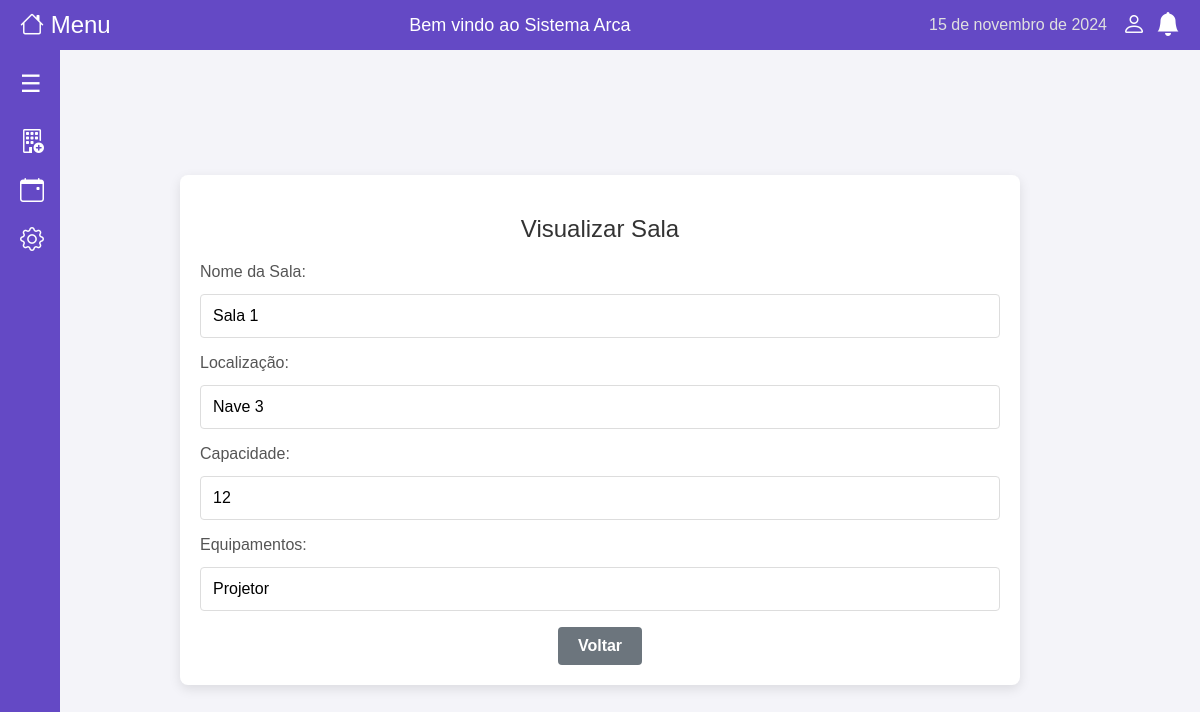
The page /salas/visualizar/1 (signed in) on the database as committed earlier.
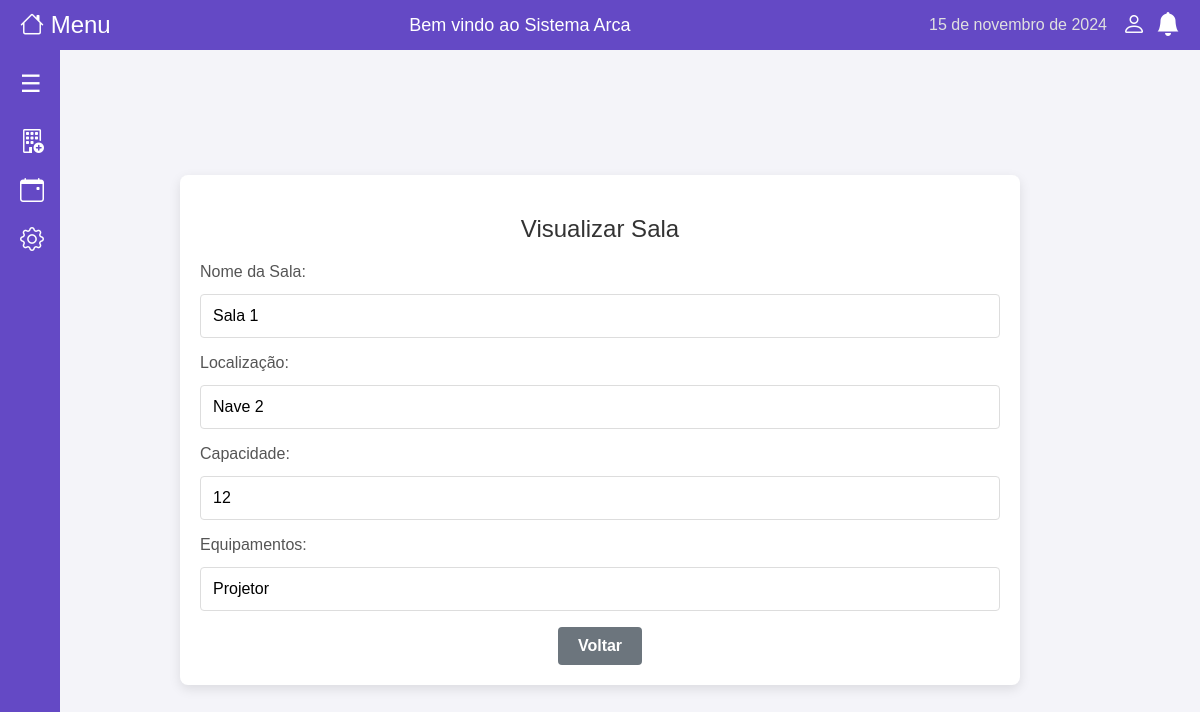
The same page on the database as committed later.
### models/sala.py (models this page shows)
class Sala(db.Model):
    __tablename__ = 'sala'
    id = db.Column(db.Integer, primary_key=True)
    nome = db.Column(db.String(50), nullable=False)
    localizacao = db.Column(db.String(50))
    capacidade = db.Column(db.Integer)
    equipamentos = db.Column(db.String(100))

### app.py (the view)
@app.route('/salas/visualizar/<int:sala_id>', methods=['GET'])
@login_required
def visualizar_sala(sala_id):
    sala = Sala.query.get_or_404(sala_id)
    return render_template('sala_form.html', titulo="Visualizar Sala", sala=sala, readonly=True, action_url="#")

### app.py (called while the page is built)
def login_required(f):
    @wraps(f)
    def decorated_function(*args, **kwargs):
        if 'user_id' not in session:  # Verifica se o usuário está logado
            flash('Você precisa estar logado para acessar esta página.', 'warning')
            return redirect(url_for('login'))
        return f(*args, **kwargs)
    return decorated_function

### templates/sala_form.html (shortened to what this page needs)
{% extends "base.html" %}
{% block content %}
<h2>{{ titulo }}</h2>
<form method="post" action="{{ action_url }}">
    <label for="nome">Nome da Sala:</label>
    <input
        type="text"
        id="nome"
        name="nome"
        value="{{ sala.nome if sala else '' }}"
        {% if readonly %}readonly{% endif %}
        required><br>
    <label for="localizacao">Localização:</label>
    <input
        type="text"
        id="localizacao"
        name="localizacao"
        value="{{ sala.localizacao if sala else '' }}"
        {% if readonly %}readonly{% endif %}
        required><br>
    <label for="capacidade">Capacidade:</label>
    <input
        type="number"
        id="capacidade"
        name="capacidade"
        value="{{ sala.capacidade if sala else '' }}"
        {% if readonly %}readonly{% endif %}
        required><br>
    <label for="equipamentos">Equipamentos:</label>
    <input
        type="text"
        id="equipamentos"
        name="equipamentos"
        value="{{ sala.equipamentos if sala else '' }}"
        {% if readonly %}readonly{% endif %}><br>
    <a href="{{ url_for('listar_salas') }}" class="btn btn-secondary">Voltar</a>
</form>
{% endblock %}

Rows that differ between the two databases and show on the page:
changed Sala "Sala 1": localizacao "Nave 3" → "Nave 2"
